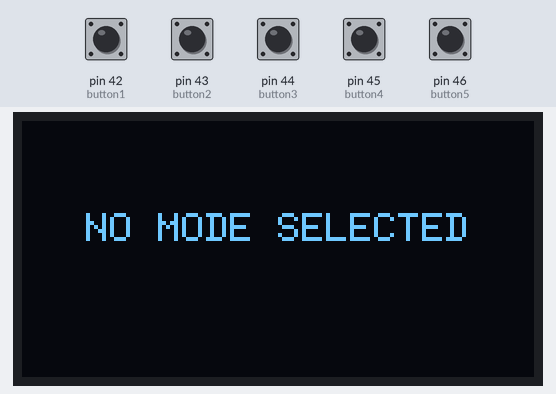
Simulated run of this sketch. Board: Arduino Mega 2560, built with avr-gcc and run on an emulated ATmega2560. Shown: 128×64 one-colour display. Inputs (shaded band) come from the test bench; at power-on: pin 42 (button1), pin 43 (button2), pin 44 (button3), pin 45 (button4), pin 46 (button5) HIGH. What the sketch prints to the serial monitor is not drawn.

Above: at 1.2 s.
1.3 s: pin 42 (button1) pulled LOW for 0.15 s
At 2.6 s:
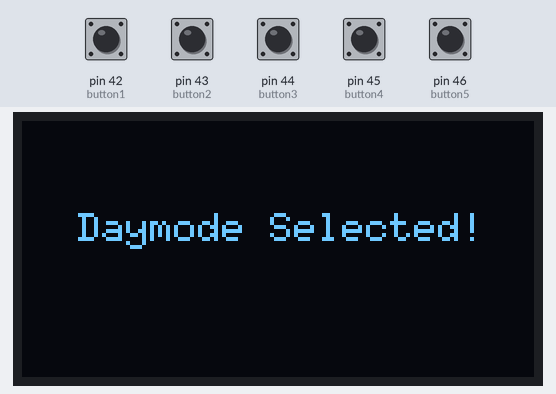
2.9 s: pin 46 (button5) pulled LOW for 0.15 s
At 3.7 s:
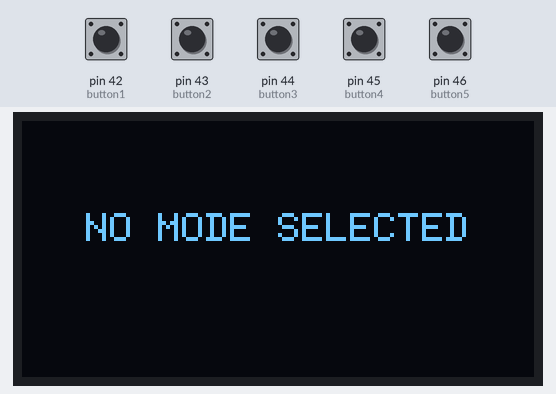
4.5 s: pin 43 (button2) pulled LOW for 0.15 s
At 5.2 s:
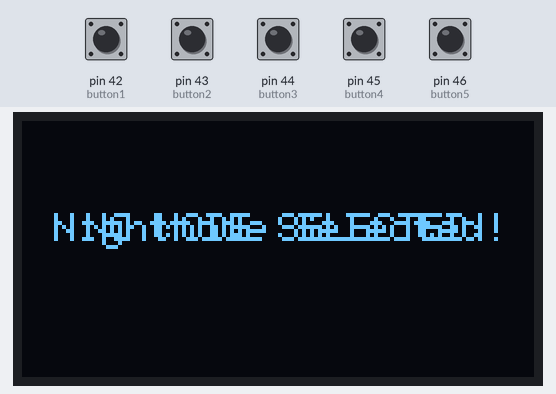
6.1 s: pin 46 (button5) pulled LOW for 1 s
At 6.6 s:
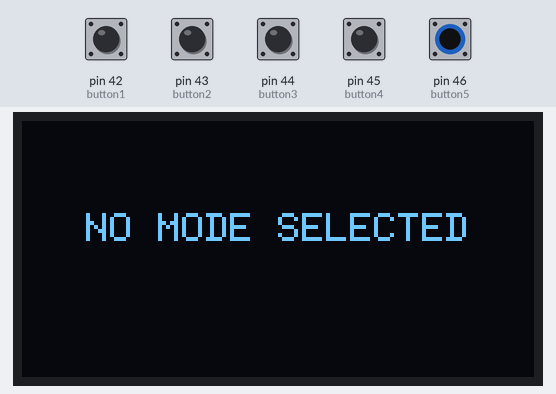
8.6 s: pin 44 (button3) pulled LOW for 0.15 s
At 9.2 s:
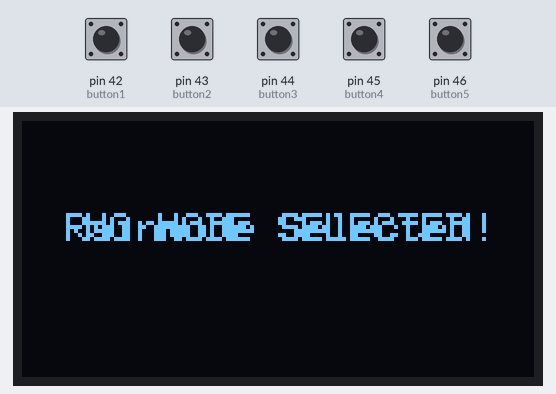
Timing chart, 0 to 11.6 s (numbered marks = the images above; inputs shaded):
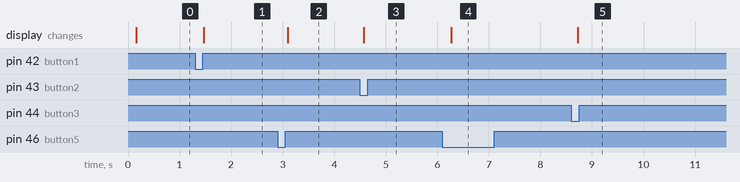

Measured:
- after the input at 1.3 s, the display: changes after 0.17 s (image 1)
- after the input at 2.9 s, the display: changes after 0.20 s (image 2)
- after the input at 4.5 s, the display: changes after 0.07 s (image 3)
- after the input at 6.1 s, the display: changes after 0.17 s (image 4)
- after the input at 8.6 s, the display: changes after 0.13 s (image 5)

The sketch:

MainManuUpdated.ino
```cpp
#include <U8glib.h>

U8GLIB_SSD1306_128X64 u8g(U8G_I2C_OPT_NONE | U8G_I2C_OPT_DEV_0);
int button1 = 42; // button 1 is connected to digital pin SET 42
int button2 = 43; // button 2 is connected to digital pin SET 43
int button3 = 44; // button 3 is connected to digital pin SET 44
int button4 = 45; // button 4 is connected to digital pin SET 45
int button5 = 46; // button 5 is connected to digital pin SET 46
int buttonPressed = 0; // variable to store which button is pressed

void setup() {
  pinMode(button1, INPUT_PULLUP);
  pinMode(button2, INPUT_PULLUP);
  pinMode(button3, INPUT_PULLUP);
  pinMode(button4, INPUT_PULLUP);
  pinMode(button5, INPUT_PULLUP);
  u8g.setRot180(); // Rotate the display 180 degrees
  Serial.begin(9600);
}

void loop() {
  s:
  buttonPressed=0;
  u8g.firstPage();
  do {
    u8g.setFont(u8g_font_6x10);
    if (digitalRead(button1) == LOW) {
      buttonPressed = 1;
      while(buttonPressed == 1){
        u8g.drawStr((128 - u8g.getStrWidth("Daymode Selected!")) / 2, 30, "Daymode Selected!");
        Serial.println("Daymode Selected!");
        u8g.nextPage();

        if (digitalRead(button5) == LOW){
          goto s;
        }
      }
    } else if (digitalRead(button2) == LOW) {
      buttonPressed = 2;
      while(buttonPressed == 2){
      u8g.drawStr((128 - u8g.getStrWidth("Nightmode Selected!")) / 2, 30, "Nightmode Selected!");
      Serial.println("Nightmode Selected!");
      u8g.nextPage();

      if (digitalRead(button5) == LOW){
          goto s;
        }
      }
    } else if (digitalRead(button3) == LOW) {
      buttonPressed = 3;
      while(buttonPressed == 3){
      u8g.drawStr((128 - u8g.getStrWidth("Rainmode Selected!")) / 2, 30, "Rainmode Selected!");
      Serial.println("Rainmode Selected!");
      u8g.nextPage();

      if (digitalRead(button5) == LOW){
          goto s;
        }
      }
    } else if (digitalRead(button4) == LOW) {
      buttonPressed = 4;
      while(buttonPressed == 4){
      u8g.drawStr((128 - u8g.getStrWidth("SOSmode Selected!")) / 2, 30, "SOSmode Selected!");
      Serial.println("SOSmode Selected!");
      u8g.nextPage();

      if (digitalRead(button5) == LOW){
          goto s;
        }
      }
    }
    else {
      u8g.drawStr((128 - u8g.getStrWidth("NO MODE SELECTED")) / 2, 30, "NO MODE SELECTED");
      Serial.println("NO MODE SELECTED!");
    }
  } while (u8g.nextPage());
}
```
